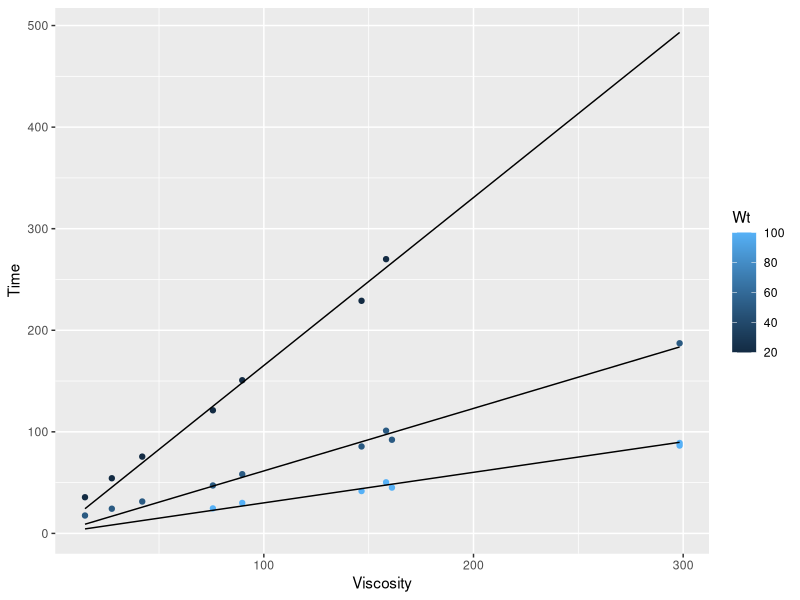
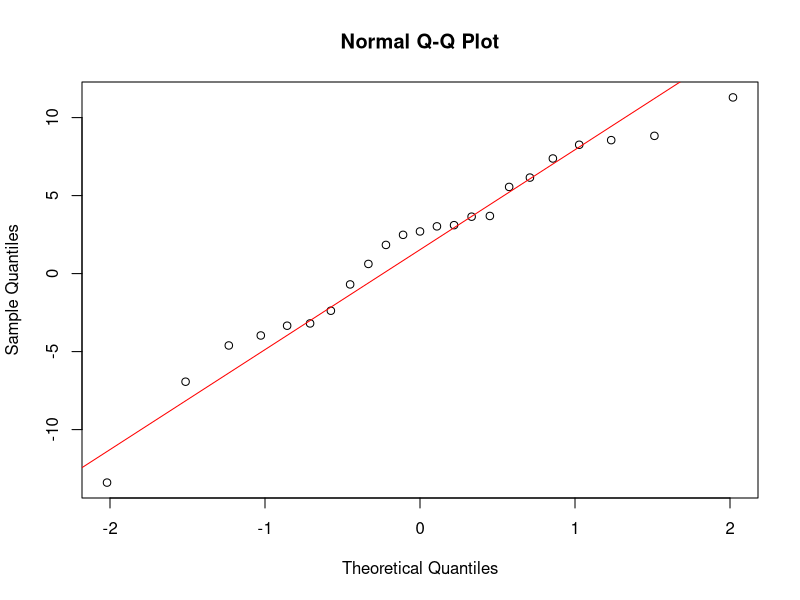
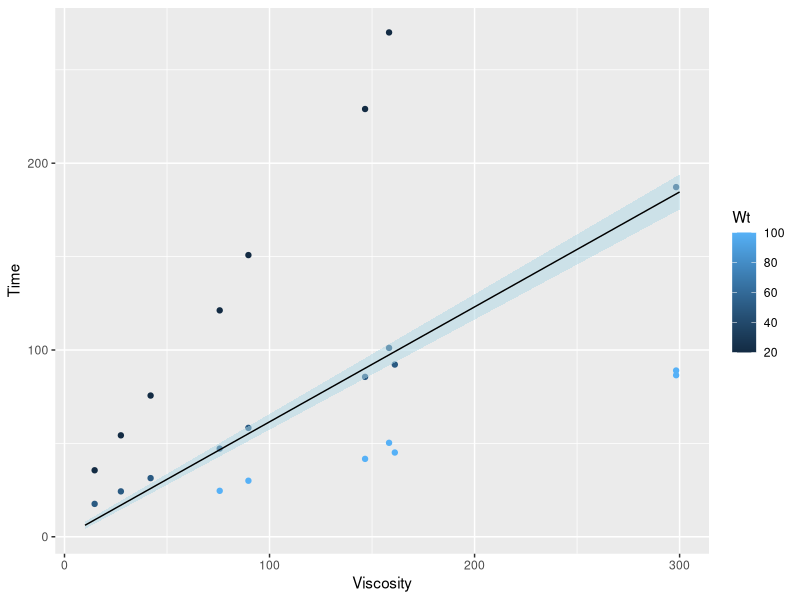
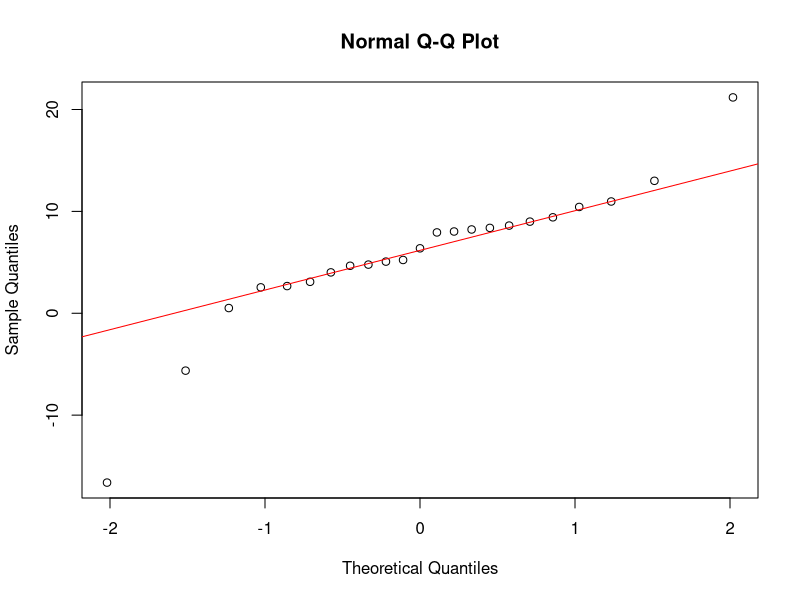
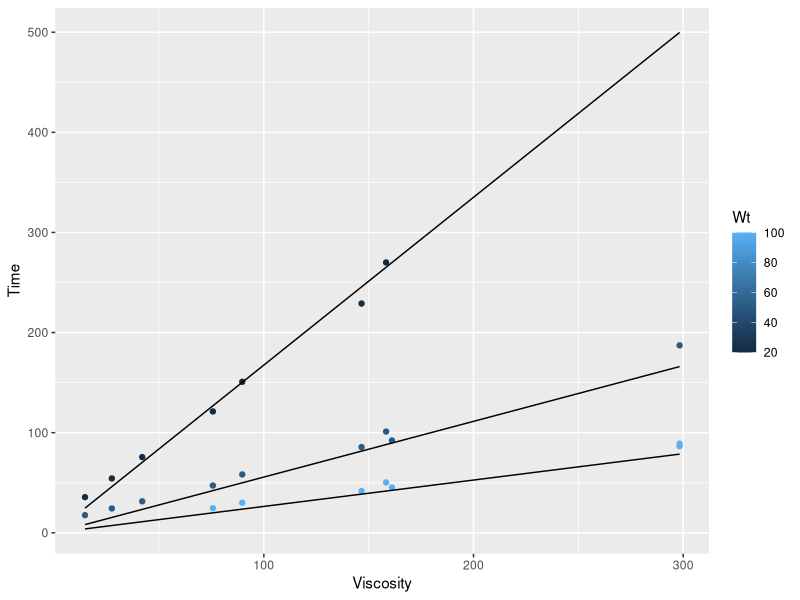

Write the R code that produced these figures, in order.
## ---- chunk 1
knitr::opts_chunk$set(warning = FALSE, message = FALSE) 
## ---- chunk 2
library(MASS)
library(ggplot2)
library(dplyr)
library(lme4)
data(stormer)
set.seed(42)
## ---- chunk 3
form=as.formula(Wt*Time~ Viscosity + Time)
lin_model = lm(form, data=stormer)
lin_model
## ---- chunk 4

t_lin = lin_model$coefficients
initial = c(theta1 = unname(t_lin[2]), theta2=unname(t_lin[3]))
form=as.formula(Time~ (theta1*Viscosity)/(Wt - theta2))
nmodel = nls(form, data=stormer,start=initial)
summary(nmodel)
confint(nmodel)
deviance(nmodel)
## ---- chunk 5

theta_fit = coef(nmodel)
f_fit20 = function(v){
  (theta_fit[1]*v)/(20 - theta_fit[2])
}
f_fit50 = function(v){
  (theta_fit[1]*v)/(50 - theta_fit[2])
}
f_fit100 = function(v){
  (theta_fit[1]*v)/(100 - theta_fit[2])
}
plot = ggplot(stormer, aes(x=Viscosity, y=Time, color=Wt)) + geom_point()
plot = plot + stat_function(fun=f_fit20) +
        stat_function(fun=f_fit50) +
        stat_function(fun=f_fit100)

plot
qqnorm(resid(nmodel)); qqline(resid(nmodel),col="red")
sig2 = c(sigma_squared=sum(resid(nmodel) * resid(nmodel)) / (nrow(stormer) - 2)); 
print(sig2)
## ---- chunk 6

cov.est=vcov(nmodel);cov.est
coef(nmodel)
alpha = 0.08
for (i in 1:2){
  ci = coef(nmodel)[i]-qt(c(alpha/2,1-alpha/2),23-2)*sqrt(cov.est[i,i])
  print(ci)
}
## ---- chunk 7
alpha=0.006
grad50 = function(v, theta){
  rbind(theta[1]/(50 - theta[2]),
        (-theta[1]*v)/((50-theta[2])*(50-theta[2]))
        )
}
v3 = function(v) grad50(v, coef(nmodel))
cov.est
se = function(v) sqrt(t(v3(v)) %*% cov.est %*% v3(v))
ci = function(v) f_fit50(v) + (qt(c(alpha/2, 1-alpha/2),23) * (se(v)))
ub = function(v) ci(v)[1]
lb = function(v) ci(v)[2]

test_v = seq(from=10, to=300, by=5)
ub_data = numeric(length(test_v))
lb_data = numeric(length(test_v))
fv_data = numeric(length(test_v))
for (i in 1:length(test_v)){
  ub_data[i] = ub(test_v[i])
  lb_data[i] = lb(test_v[i])
  fv_data[i] = f_fit50(test_v[i])
}
plot_data = data.frame(
  v = test_v,
  ub = ub_data,
  lb = lb_data,
  ub1 = ub_data,
  lb1 = lb_data,
  fv = fv_data
)


plot = ggplot() + 
  geom_point(data=stormer, aes(x=Viscosity, y=Time, color=Wt)) +
  geom_ribbon(data=plot_data, aes(x=test_v,  ymin=lb, ymax=ub), fill = "lightblue",alpha=0.5)+
  geom_line(data=plot_data, aes(x=test_v,y=fv))

plot
## ---- chunk 8

initial = c(theta2=2)
form_limited =as.formula(Time~ (25*Viscosity)/(Wt - theta2))
model = nls(form_limited, data=stormer,start=initial)
summary(model)

qqnorm(resid(model)); qqline(resid(model),col="red")
sig2 = sum(resid(model) * resid(model)) / (nrow(stormer) - 2); sig2


theta2 = coef(model)[1]

f_fit20l = function(v){
  (25*v)/(20 - theta2)
}
f_fit50l = function(v){
  (25*v)/(50 - theta2)
}
f_fit100l = function(v){
  (25*v)/(100 - theta2)
}
plot = ggplot(stormer, aes(x=Viscosity, y=Time, color=Wt)) + geom_point()
plot = plot + stat_function(fun=f_fit20l) +
  stat_function(fun=f_fit50l) +
  stat_function(fun=f_fit100l)

plot
